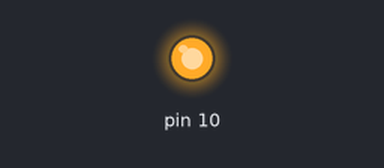
Bench run of a sketch on a simulated Arduino Uno, built with avr-gcc and run on an emulated ATmega328P. Shown: output pins drawn as LEDs (lit = HIGH).

Above: at 0.1 s.
At 5.1 s:
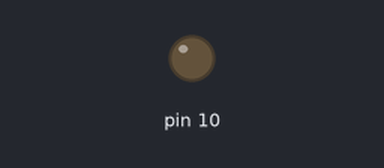
Timing chart, 0 to 6.6 s (numbered marks = the images above):
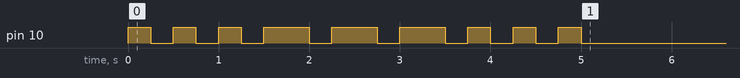

The sketch:

Morse.ino
```cpp
void setup() {
  // initialize digital pin LED_BUILTIN as an output.
  pinMode(10, OUTPUT);
  morse();
}

// the loop function runs over and over again forever
void loop() {

}
void morse() {
  for (int x=0; x<3; x+=1) {
    digitalWrite(10, HIGH);   // turn the LED on (HIGH is the voltage level)
    delay(250);                       // wait for a second
    digitalWrite(10, LOW);    // turn the LED off by making the voltage LOW
    delay(250);
  }
  for (int x=0; x<3; x+=1) {
    digitalWrite(10, HIGH);   // turn the LED on (HIGH is the voltage level)
    delay(500);                       // wait for a second
    digitalWrite(10, LOW);    // turn the LED off by making the voltage LOW
    delay(250);
  }
  for (int x=0; x<3; x+=1) {
    digitalWrite(10, HIGH);   // turn the LED on (HIGH is the voltage level)
    delay(250);                       // wait for a second
    digitalWrite(10, LOW);    // turn the LED off by making the voltage LOW
    delay(250);
  }
}
```
